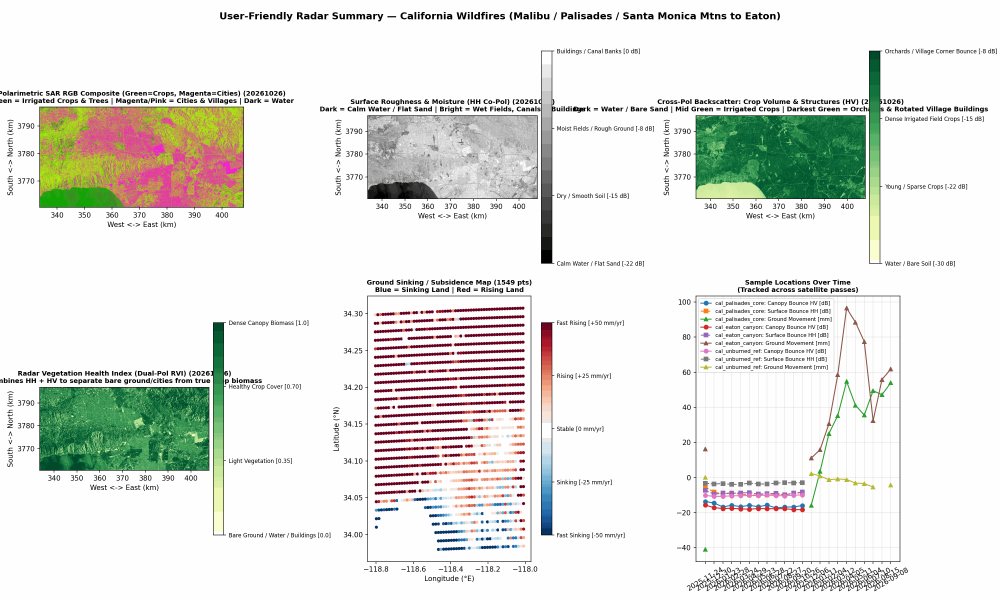
#> input picture out_web/california/qa_preview.png, 3000 x 1800 px (shown at 1/3 size)
$ python -i render_webmercator_tiles.py   (imports and definitions only)
#> lines starting #> are read from the running program, lines starting #| are printed output that depends on the picture
#!/usr/bin/env python3
"""
Render Mapbox-ready XYZ tiles from the pipeline COGs.

The pipeline writes calibrated float32 products (dB, RVI, mm, m/yr) in native
UTM (or EPSG:6933 for some SME2 layers). gdal2tiles only accepts 8-bit data,
so each raster is colorized to RGBA with the catalog's colour range and ramp
before it is warped to Web Mercator and cut into tiles.

What this fixes relative to the originally proposed snippet:
  * `gdal2tiles.py` has no `--webmercator` flag; the projection is chosen with
    `--profile=mercator`.
  * `gdal_translate -a_srs EPSG:3857` only relabels the CRS and leaves UTM
    coordinates in place, which is what produces the floating rectangle. A real
    reprojection needs `gdalwarp -t_srs EPSG:3857`; it is verified here.
  * `--tmscompatible` is only valid for the `raster` profile; `--xyz` already
    emits Mapbox XYZ order.
  * Float32 COGs are colorized first; gdal2tiles would otherwise refuse them.
  * Zoom levels are capped by the source resolution (`--zoom 8-auto`) instead
    of blindly generating z18.

Usage (from repo root, with out_web/<site>/cog/ and catalog.json present):
  python3 scripts/render_webmercator_tiles.py --zoom 8-14 --processes 4

Output layout (matches what the frontend requests):
  public/<site>/tiles_<letter>/<layer>/<date>/{z}/{x}/{y}.png
"""
from __future__ import annotations

import argparse
import json
import math
import shutil
import subprocess
import sys
import tempfile
import time
from pathlib import Path

import numpy as np
from osgeo import gdal
from matplotlib import colormaps

# [1 line not run here, left out]

SITE_LETTER = {
    "california": "c",
    "himalaya": "h",
    "himalayas": "h",
    "nile_delta": "n",
}

DEFAULT_STYLE = {
    "hh_db": ([-22.0, 0.0], "gray"),
    "hv_db": ([-30.0, -8.0], "YlGn"),
    "rvi": ([0.0, 1.0], "YlGn"),
    "pol_ratio_db": ([-15.0, -2.0], "viridis"),
    "freq_diff_db": ([-4.0, 4.0], "coolwarm"),
    "hh_db_change": ([-6.0, 6.0], "RdBu"),
    "hv_db_change": ([-6.0, 6.0], "RdBu"),
    "rvi_change": ([-0.4, 0.4], "RdBu"),
    "los_disp_mm": ([-100.0, 100.0], "RdBu_r"),
    "vert_disp_mm": ([-120.0, 120.0], "RdBu_r"),
    "disp_rate_mm_yr": ([-50.0, 50.0], "RdBu_r"),
    "velocity_m_yr": ([0.0, 150.0], "plasma"),
    "velocity_dir_deg": ([0.0, 360.0], "hsv"),
    "soil_moisture": ([0.0, 1.0], "YlGnBu"),
}

WEB_MERCATOR_RES_Z0 = 156543.03392804097


def run(cmd: list[str]) -> subprocess.CompletedProcess:
    return subprocess.run(cmd, check=True, text=True, capture_output=True)


def gdalinfo_json(path: Path) -> dict:
    return json.loads(run(["gdalinfo", "-json", str(path)]).stdout)


def epsg_of(path: Path) -> int | None:
    out = run(["gdalsrsinfo", "-o", "epsg", str(path)]).stdout
    for token in out.replace("\n", " ").split():
        if token.startswith("EPSG:") and token.split(":")[1].isdigit():
            return int(token.split(":")[1])
    return None


# [78 lines left out: functions max_zoom_for, read_catalog, style_for, colorize, rgb_to_rgba, not called in this run]


def warp_to_3857(src: Path, dst: Path) -> None:
    gdal.Warp(
        str(dst), str(src),
        dstSRS="EPSG:3857",
        resampleAlg="bilinear",
        format="GTiff",
        creationOptions=["TILED=YES", "COMPRESS=DEFLATE", "BIGTIFF=IF_SAFER"],
    )
    epsg = epsg_of(dst)
    if epsg != 3857:
        raise RuntimeError(f"Reprojection check failed for {src}: got EPSG:{epsg}")


# [60 lines left out: functions render, _is_empty, _quantize, prune_and_optimize, write_tile_catalog, not called in this run]


def dir_size(path: Path) -> int:
    return sum(p.stat().st_size for p in path.rglob("*") if p.is_file())


# [107 lines left out: function main, not called in this run]


# [2 lines not run here, left out]

>>> import cv2
>>> picture = cv2.imread('../out_web/california/qa_preview.png', cv2.IMREAD_GRAYSCALE)
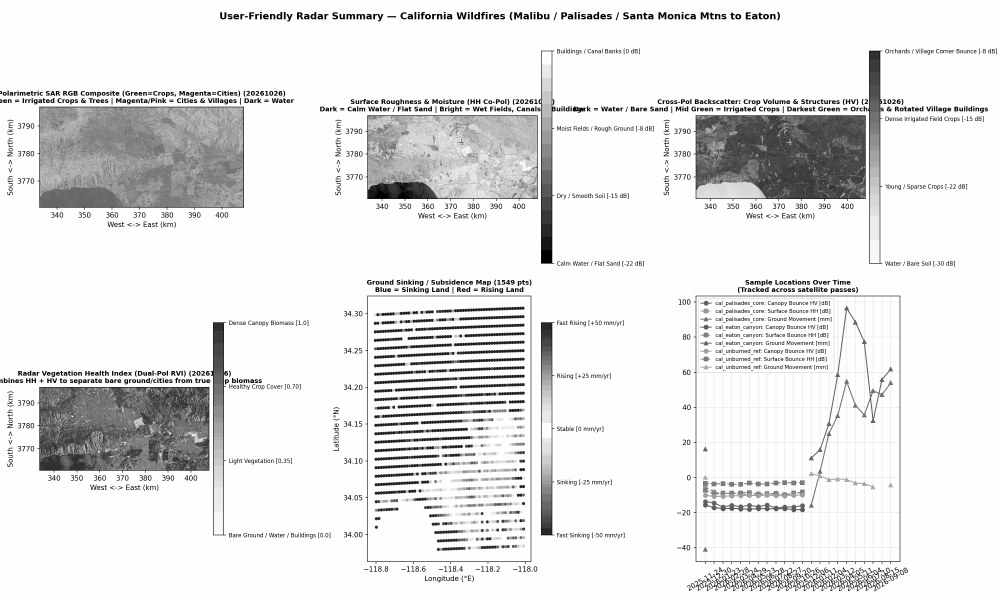
#> picture: shape (1800, 3000) (shown at 1/3 size); min 1, max 254, mean 229.3
>>> result = warp_to_3857(picture, 'out.png')
#> (the run stopped early here; a loop or call above may not have finished)
